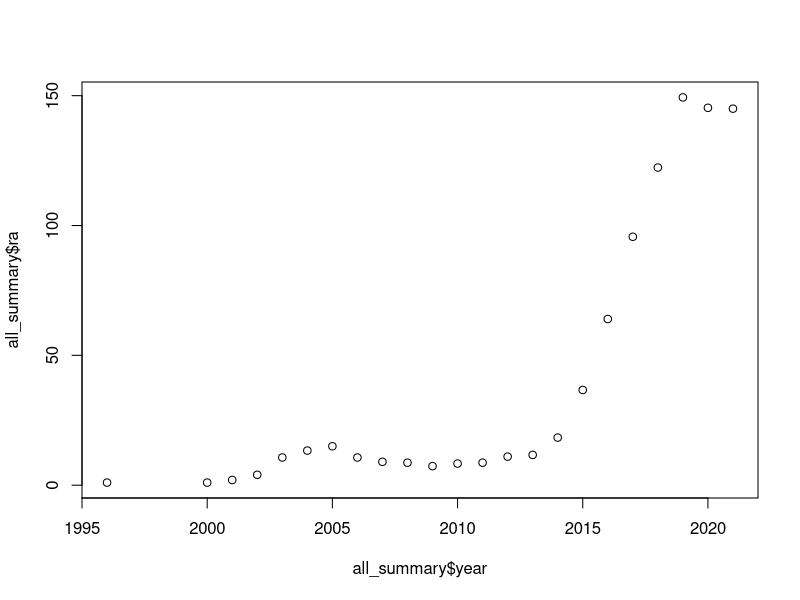

R code for this plot: (Note: this script raises an error after producing the figure.)
## ---------------------------
##
## "Ethics, law, and politics in palaeontological research: 
##    The case of Myanmar amber"
## Dunne, Raja, et al. (2022) Commun. Bio.
##
## Purpose of script: Creating Fig. 2 (temporal trends and breakpoints)
##
## Authors: Nussaïbah B. Raja, Emma M. Dunne
##
## Date Last Modified: 2022-06-07
##
## Copyright (c) Nussaïbah B. Raja & Emma M. Dunne (2022)
## Email: nussaibah.raja.schoob@fau.de, dunne.emma.m@gmail.com
##
## ---------------------------
##
## Notes: N/A
##   
##
## ---------------------------


### Packages:
library(tidyverse)
library(segmented)
library(ggthemes)


## Load Web of Science data - amber publications 
all <- read.csv("./data/webofscience_amber.csv")

## Get total for 2022 as of June 7th 2022:
n2022 <- table(all$Publication.Year)["2022"]

## Subset dataset to only pubs from 2021 and younger
all <- all[all$Publication.Year <2022,]
nrow(all)

all_summary <- setNames(data.frame(table(all$Publication.Year)),
                        c("year", "count"))
all_summary$year <- as.numeric(as.character(all_summary$year))

## rolling average
all_summary$ra <- caTools::runmean(all_summary$count, 3, alg="C")
## quick plot
plot(all_summary$year, all_summary$ra)


#### Stats testing

## fit linear model
my.lm <- lm(ra~year, data=all_summary)
pscore.test(my.lm)

## Davies test
dt <- davies.test(my.lm)
d1 <- c(dt$process[dt$process[,1]==dt$statistic,], p.value=dt$p.value)

my.seg <- segmented(my.lm, 
                    seg.Z = ~ year, 
                    psi = 2013)

d1 <- c(d1, actual=my.seg$psi[2])

# additional breakpoints?
pscore.test(my.seg,~year, more.break = T) 
dt <- davies.test(my.seg)
d2 <- c(dt$process[dt$process[,1]==dt$statistic,], p.value=dt$p.value, actual=NA)

d <- rbind(d1, d2)
write.csv(d, "output/breakpoint_wos21.csv", row.names = F)

# get the breakpoints
my.seg$psi


my.fitted <- fitted(my.seg)
my.model <- data.frame(year = all_summary$year, 
                       count = all_summary$ra, fit=my.fitted)


yrs <- round(my.seg$psi[,2])
yrs

my.model$cat <- NA
my.model$cat[my.model$year <yrs] <- "1"
my.model$cat[my.model$year >yrs] <- "2"
my.model$cat[is.na(my.model$cat)] <- "3"

my.lines <- round(my.seg$psi[, 2])


ggplot(my.model) +
  geom_vline(xintercept = my.lines, linetype = "dashed") +
  # geom_line(data=my.model, aes(x=year,y=count), size=1) +
  geom_line(aes(x=year, y=fit, col=cat)) +
  geom_point(aes(x=year, y=count, col=cat))

### PLOT #####
# At the breakpoint (break1), the segments b and c intersect

#b0 + b1*x = c0 + c1*x

b0 <- coef(my.seg)[[1]]
b1 <- coef(my.seg)[[2]]

# Important:
# the coefficients are the differences in slope in comparison to the previous slope
c1 <- coef(my.seg)[[2]] + coef(my.seg)[[3]]
break1 <- my.seg$psi[[2]]

#Solve for c0 (intercept of second segment):
c0 <- b0 + b1 * break1 - c1 * break1

# first line: 
#y = b0 + b1*x
#y = intercept1 + slope1 * x

x1 <- 1995: (yrs-1)
df1 <- all_summary[all_summary$year %in% x1,]
mod1 <- lm(ra~year, df1)
summary(mod1)
y1= predict(mod1, newdata = data.frame(year=x1))

# second line:
#y = c0 + c1*x
#y = intercept2 + slope2 * x

x2 <- 2015:2020
df2 <- all_summary[all_summary$year %in% x2,]
mod2 <- lm(ra~year + I(year^2), df2)
x3 <- 2015:2021
y2= predict(mod2, newdata = data.frame(year=x3))

my.lines <- round(my.seg$psi[, 2])

## Set plot theme
theme_set(theme_hc(base_size=14) %+replace%
            theme(legend.title = element_text(face="bold"),
              axis.title = element_text(face="bold"),
              axis.title.y = element_text(angle=90),
              legend.position="bottom",
              plot.title = element_text(face="bold", hjust=0, size=16))
)

p <- ggplot() +
  geom_vline(xintercept = my.lines, linetype = "dashed") +
  # geom_line(data=my.model, aes(x=year,y=count), size=1) +
  geom_line(data=data.frame(x1, y1, cat="1"), 
            aes(x=x1, y=y1, col=cat), size=1) +
  geom_line(data=data.frame(x3, y2, cat="2"), 
            aes(x=x3, y=y2, col=cat), size=1) +
  
  scale_x_continuous(limits=c(1988, 2027), 
                     breaks = seq(1990, 2020, 5)) +
  labs(x="Year", y="Number of publications")

## Load info for important dates/events
labs <- read.csv("./data/timeline.csv")
labs <- merge(labs, all_summary, by.x="x1", by.y="year", all.x=T, all.y=F)
labs$ra[labs$x1%in%c(1993, 1994, 1995)] <- 0

hj <- 0
hj2 <- 1

ny <- -10
pal <- c("1"="#c06c13","2"="#ff9009","3"="#340e06")


## Add text and stats to plot
p1 <- p +
  # Adding annotations for years
  geom_text(data=labs[labs$hj=="right",], aes(x=x1, y=y1, label=x1, hjust=hj), 
            size=5, hjust=hj2, vjust=0.5, col=pal[1], fontface=2) +
  geom_text(data=labs[labs$hj=="right",], aes(x=x1, y=y1, label=label2), 
            size=3,  vjust=0.5,
            nudge_y = ny, hjust=hj2, lineheight = 0.8, col=pal[1]) +
  geom_segment(data=labs[labs$hj=="right",], aes(x=x1, xend=x1,y=ra, yend=y1-20),
               col="darkgrey") +
  geom_text(data=labs[labs$hj=="left",], aes(x=x1, y=y1, label=x1, hjust=hj), 
            size=5, hjust=hj, vjust=1, col= pal[2], fontface=2) +
  geom_text(data=labs[labs$hj=="left",], aes(x=x1, y=y1, label=label2), 
            size=3,  vjust=1, col=pal[2],
            nudge_y = ny, hjust=hj, lineheight = 0.8) +
  geom_segment(data=labs[labs$hj=="left",], aes(x=x1, xend=x1,y=ra, yend=y1),
               col="darkgrey") +
  geom_point(data=my.model, aes(x=year, y=count, col=cat, shape=cat), 
             size=4, fill="white", stroke=2) +
  scale_shape_manual(values=c("1"=16,"2"=16,"3"=21), guide="none")+
  scale_color_manual(values=pal, guide="none") + 
  # Add stats
  annotate("text", x=2005, y=60, 
           label= paste0("italic(R) ^ 2 ==", format(summary(mod1)$adj.r, digits=3)),
           parse=T, hjust=hj, size=3)+
  annotate("text", x=2005, y=52, 
           label= paste0("italic(p) ==", format(anova(mod1)$'Pr(>F)'[1], digits=3)),
           parse=T, hjust=hj, size=3) +
  annotate("text", x=2025, y=15, 
           label= paste0("italic(R) ^ 2 ==", format(summary(mod2)$adj.r, digits=3)),
           parse=T, hjust=hj, size=3)+
  annotate("text", x=2025, y=7, 
           label= paste0("italic(p) ==", format(anova(mod2)$'Pr(>F)'[1], digits=3)),
           parse=T, hjust=hj, size=3) +
  annotate("segment", x=2016, xend=2014.5, y=10, yend=18, # breakpoint arrow
           arrow = arrow(type = "closed", length = unit(0.1, "inches"))
           ) +
  annotate("text", x=2016.1, y=8,
           label="breakpoint\nidentified", size=3, hjust=hj,
           lineheight=0.8) +
  # annotate("segment", x=2014, xend=2013, y=230, yend=230, 
  #          arrow = arrow(type = "closed", length = unit(0.1, "inches"))) +
  annotate("point", x=2022, y=n2022, size=4, shape=21, stroke=2, col=pal[2]) +
  annotate("text", x=2022, y=51,
           label="Total publications\nin first half of year", size=3, hjust=hj, lineheight=0.8)
p1


#x11(w=10, h=6);p1

ggsave("plots/Fig_02.pdf", p1, w=10, h=6)
